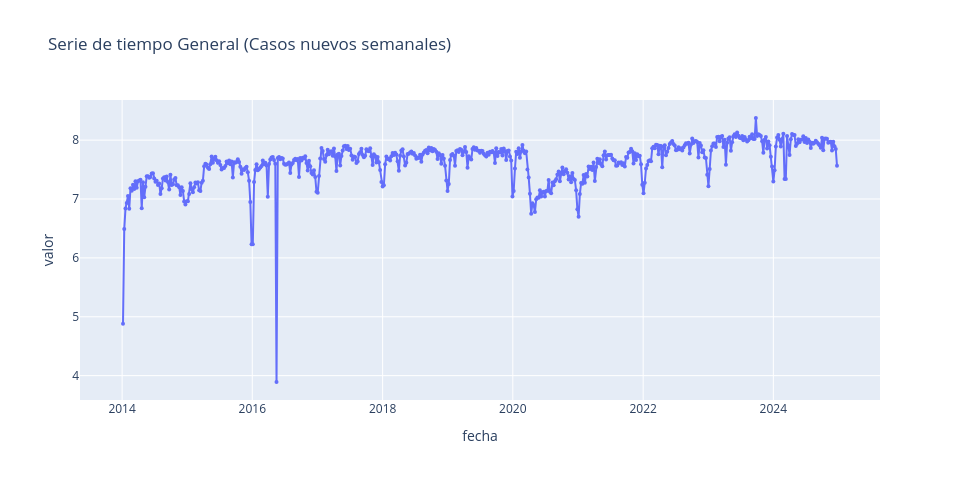

Write notebook code for a chart like this one.
### Markdown cell above
* Se aplican transformaciones de logaritmo para estabilizar la varianza y facilitar la modelación.

### Code cell
df_log = df_sem.copy()
df_log['valor'] = np.log1p(df_log['valor'])
x= 'fecha'
y= 'valor'
title = 'Serie de tiempo General (Casos nuevos semanales)'
# Gráfica de línea con plotly / seaborn según selección del usuario
func.plot_timeseries(df_log, x=x, y=y, title=title, plotly_engine=USE_PLOTLY)

### Figure 1 — Plotly figure (JSON) as saved in the notebook; plotly's stock layout.template omitted (floating-point values rounded to 4 significant figures; data arrays with more than 128 entries replaced by an {"elided": "..."} marker saying what was removed)
{"data": [{"customdata": {"elided": "573x1 int values"}, "hovertemplate": "fecha=%{x}<br>valor=%{y}<br>semana=%{customdata[0]}<extra></extra>", "legendgroup": "", "line": {"color": "#636efa", "dash": "solid"}, "marker": {"size": 4, "symbol": "circle"}, "mode": "lines+markers", "name": "", "orientation": "v", "showlegend": false, "type": "scatter", "x": {"elided": "573 str values"}, "xaxis": "x", "y": {"elided": "573 float values"}, "yaxis": "y"}], "layout": {"height": 480, "legend": {"tracegroupgap": 0}, "title": {"text": "Serie de tiempo General (Casos nuevos semanales)"}, "width": 960, "xaxis": {"anchor": "y", "domain": [0, 1], "title": {"text": "fecha"}}, "yaxis": {"anchor": "x", "domain": [0, 1], "title": {"text": "valor"}}}}
